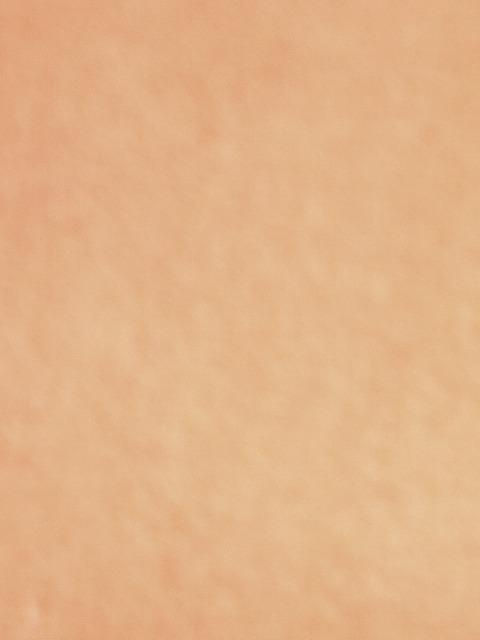
#> input picture img/split/image00.jpg, 480 x 640 px, given in place of test.jpg, which was not available
$ jupyter execute split_image.ipynb   (text cells are left out)
#> lines starting #> are read from the running program, lines starting #| are printed output that depends on the picture
[cell 1]
import cv2

[cell 2]
path = './img/test.jpg'
image = cv2.imread(path)
#> image is the input picture: shape (640, 480, 3); mean B, G, R 136.6, 178.6, 226.9

[cell 3]
height = image.shape[0]
#> height = 640
width = image.shape[1]
#> width = 480

[cell 4]
num_rows = 2
num_columns = 4

x = width // num_columns
#> x = 120
y = height // num_rows
#> y = 320

[cell 5]
for j in range(num_rows):
    for i in range(num_columns):
        img = image[j*y: (j+1)*y, i*x:(i+1)*x]
        cv2.imwrite(f'./img/split/image{j}{i}.jpg',img)
#> this loop made 2 passes
#> pass 1, `cv2.imwrite(f'./img/split/image{j}{i}.jpg',img)`:
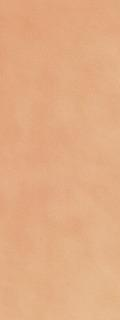
#> saved as image00.jpg: shape (320, 120, 3); mean B, G, R 131.7, 171.7, 225.7


$ run again, on img/split/image10.jpg
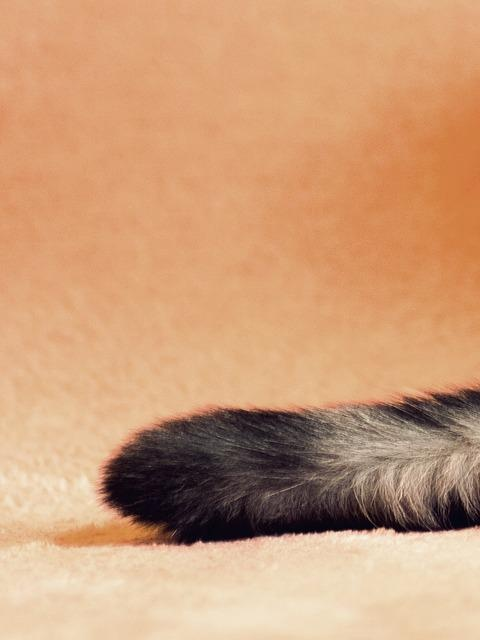
#> input picture img/split/image10.jpg, 480 x 640 px, given in place of test.jpg, which was not available
#> image is the input picture: shape (640, 480, 3); mean B, G, R 120.8, 157.7, 204.8
#> the loop `for j in range(num_rows):` made 2 passes
#> pass 1, `cv2.imwrite(f'./img/split/image{j}{i}.jpg',img)`:
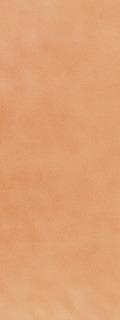
#> saved as image00.jpg: shape (320, 120, 3); mean B, G, R 116.8, 160.6, 222.6
#> pass 1, `cv2.imwrite(f'./img/split/image{j}{i}.jpg',img)`:
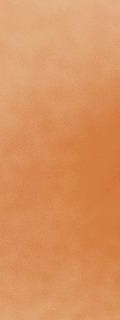
#> saved as image03.jpg: shape (320, 120, 3); mean B, G, R 94.5, 146.5, 217.4

$ run again, on img/split/image11.jpg
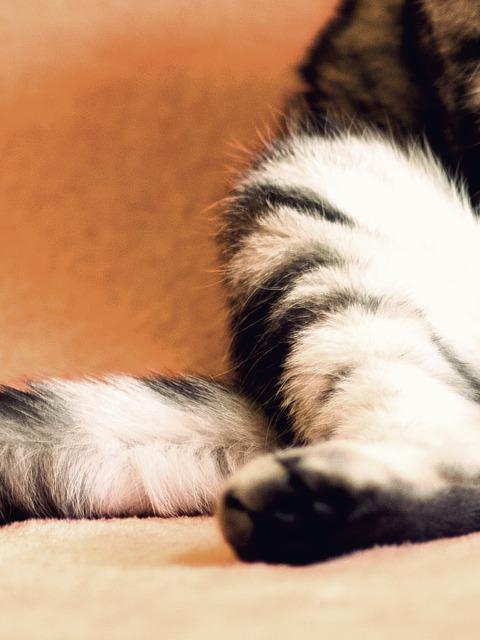
#> input picture img/split/image11.jpg, 480 x 640 px, given in place of test.jpg, which was not available
#> image is the input picture: shape (640, 480, 3); mean B, G, R 118.9, 145.9, 183.3
#> the loop `for j in range(num_rows):` made 2 passes
#> pass 1, `cv2.imwrite(f'./img/split/image{j}{i}.jpg',img)`:
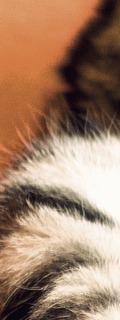
#> saved as image02.jpg: shape (320, 120, 3); mean B, G, R 106.1, 128.8, 162.4
#> pass 1, `cv2.imwrite(f'./img/split/image{j}{i}.jpg',img)`:
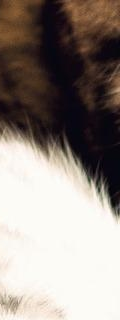
#> saved as image03.jpg: shape (320, 120, 3); mean B, G, R 131.5, 137.8, 147.5

$ run again, on img/split/image12.jpg
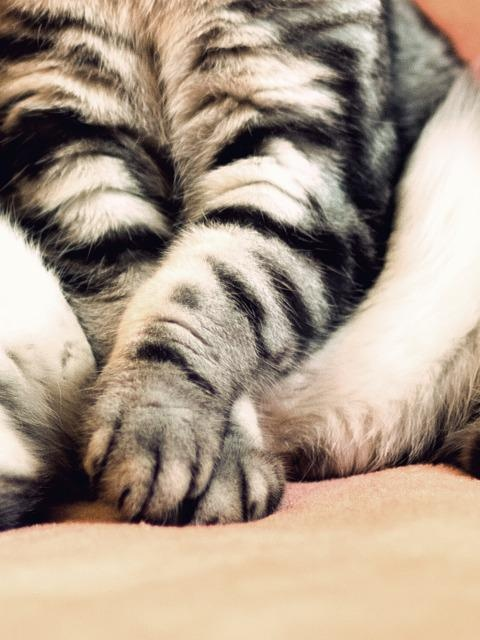
#> input picture img/split/image12.jpg, 480 x 640 px, given in place of test.jpg, which was not available
#> image is the input picture: shape (640, 480, 3); mean B, G, R 137, 154.1, 171.1
#> the loop `for j in range(num_rows):` made 2 passes
#> pass 1, `cv2.imwrite(f'./img/split/image{j}{i}.jpg',img)`:
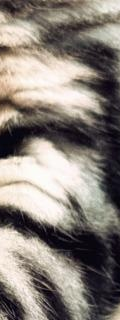
#> saved as image02.jpg: shape (320, 120, 3); mean B, G, R 121.9, 128.8, 136.4
#> pass 1, `cv2.imwrite(f'./img/split/image{j}{i}.jpg',img)`:
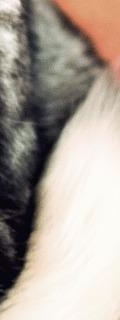
#> saved as image03.jpg: shape (320, 120, 3); mean B, G, R 154.2, 163.6, 173.6
